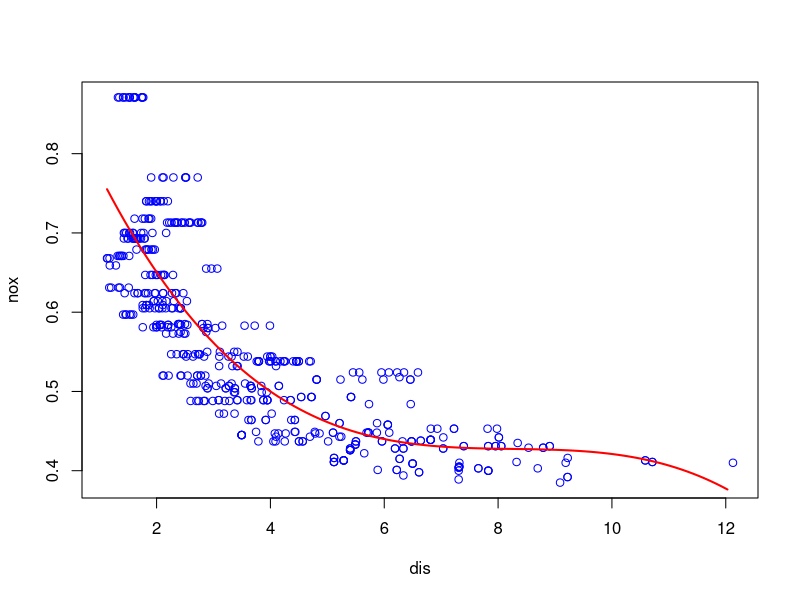
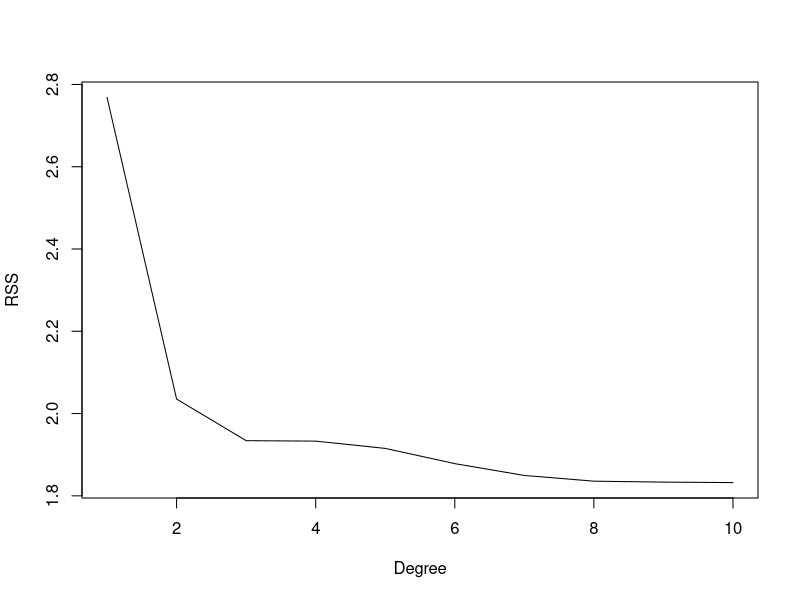
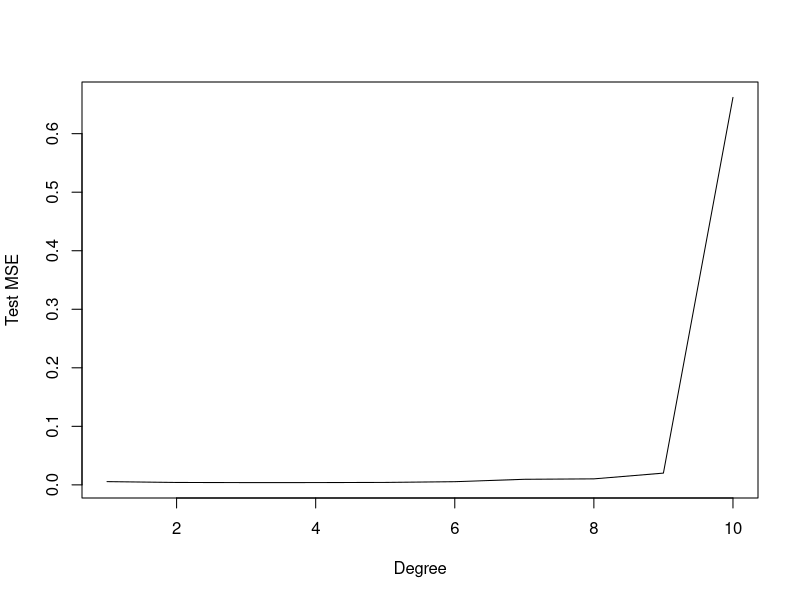
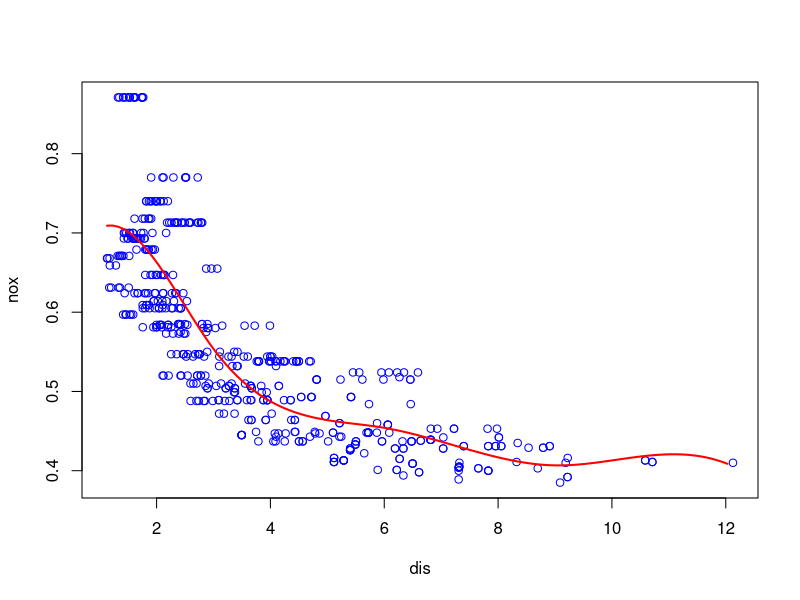
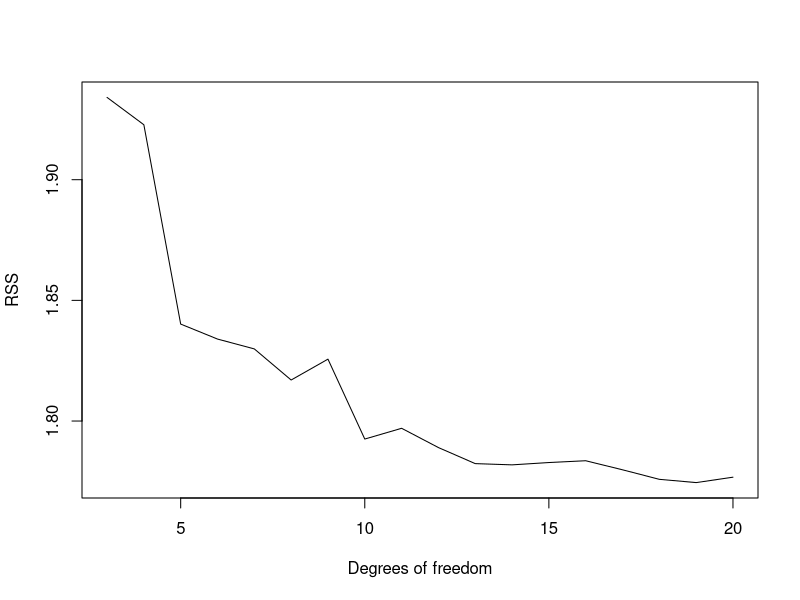
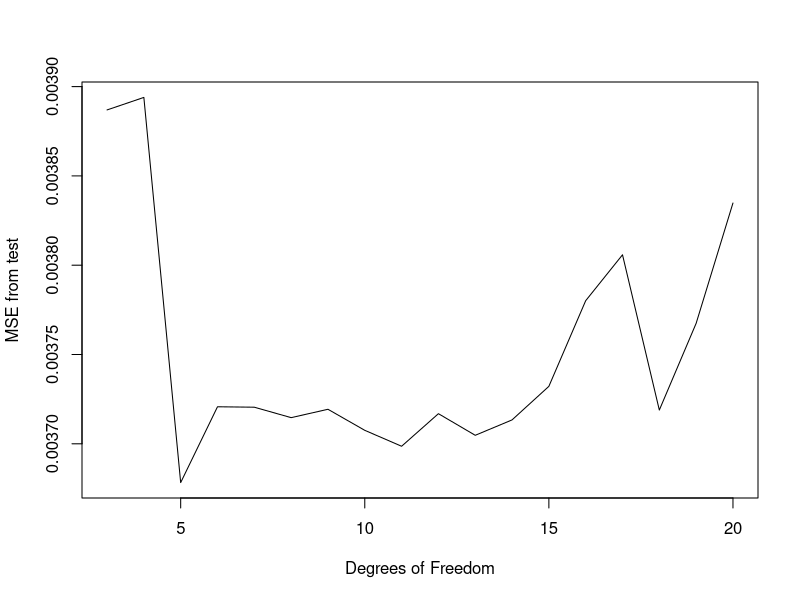

Reproduce these figures in R, in order.
## ---- chunk 1
knitr::opts_chunk$set(echo = TRUE)
## ---- chunk 2
library(MASS); library(splines);library(boot)
## ---- chunk 3
dim(Boston);names(Boston)
## ---- chunk 4
cubic.model<-lm(nox~poly(dis,3), data=Boston)
summary(cubic.model)
## ---- chunk 5
dislim <- range(Boston$dis); dislim ## range if dis is 1.1296~12.1265

dis.grid <- seq(from = 1.1296, to = 12.126, by = 0.1)

pred <- predict(cubic.model, list(dis = dis.grid))
plot(nox ~ dis, data = Boston, col = "blue")
lines(dis.grid, pred, col = "red", lwd = 2)
## ---- chunk 6
RSS <- rep(NA, 10)
for (i in 1:10) {
    model <- lm(nox ~ poly(dis, i), data = Boston)
    RSS[i] <- sum(model$residuals^2)
}
plot(1:10, RSS, xlab = "Degree", ylab = "RSS", type = "l")


order(RSS); RSS[10]
## ---- chunk 7
xval <- rep(NA, 10)
for (i in 1:10) {
    fit <- glm(nox ~ poly(dis, i), data = Boston)
    xval[i] <- cv.glm(Boston, fit, K = 10)$delta[1]
}
plot(1:10, xval, xlab = "Degree", ylab = "Test MSE", type = "l")
## ---- chunk 8
library(splines)
model.spline <- lm(nox ~ bs(dis, knots = c(3, 6, 9)), data = Boston)
summary(model.spline)
## ---- chunk 9
pred2 <- predict(model.spline, list(dis = dis.grid))
plot(nox ~ dis, data = Boston, col = "blue")
lines(dis.grid, pred2, col = "red", lwd = 2)
## ---- chunk 10
RSS.spline <- rep(NA, 20)
for (i in 3:20) {
    model.spline <- lm(nox ~ bs(dis, df = i), data = Boston)
    RSS.spline[i] <- sum(model.spline$residuals^2)
}
plot(3:20, RSS.spline[-c(1, 2)], xlab = "Degrees of freedom", ylab = "RSS", type = "l")
## ---- chunk 11
CV <- rep(NA, 20); CV
for (i in 3:20) {
    model.spline <- glm(nox ~ bs(dis, df = i), data = Boston)
    CV[i] <- cv.glm(Boston, model.spline, K = 10)$delta[1]
}

## ---- chunk 12
plot(3:20, CV[-c(1, 2)], xlab = "Degrees of Freedom", ylab = "MSE from test", type = "l")
